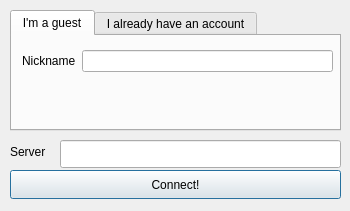
<?xml version="1.0" encoding="UTF-8"?>
<ui version="4.0">
 <class>ConnectToServerDialog</class>
 <widget class="QDialog" name="ConnectToServerDialog">
  <property name="geometry">
   <rect>
    <x>0</x>
    <y>0</y>
    <width>350</width>
    <height>211</height>
   </rect>
  </property>
  <property name="windowTitle">
   <string>Connect to server</string>
  </property>
  <widget class="QPushButton" name="connectButton">
   <property name="geometry">
    <rect>
     <x>10</x>
     <y>170</y>
     <width>331</width>
     <height>29</height>
    </rect>
   </property>
   <property name="text">
    <string>Connect!</string>
   </property>
  </widget>
  <widget class="QTabWidget" name="guestOrAccountTabs">
   <property name="geometry">
    <rect>
     <x>10</x>
     <y>10</y>
     <width>331</width>
     <height>121</height>
    </rect>
   </property>
   <property name="currentIndex">
    <number>0</number>
   </property>
   <widget class="QWidget" name="tabGuest">
    <attribute name="title">
     <string>I'm a guest</string>
    </attribute>
    <widget class="QWidget" name="">
     <property name="geometry">
      <rect>
       <x>10</x>
       <y>10</y>
       <width>311</width>
       <height>30</height>
      </rect>
     </property>
     <layout class="QGridLayout" name="gridLayout">
      <item row="0" column="0">
       <widget class="QLabel" name="labelNIckname">
        <property name="text">
         <string>Nickname</string>
        </property>
       </widget>
      </item>
      <item row="0" column="1">
       <widget class="QLineEdit" name="lineNickname"/>
      </item>
     </layout>
    </widget>
   </widget>
   <widget class="QWidget" name="tabAccount">
    <attribute name="title">
     <string>I already have an account</string>
    </attribute>
    <widget class="QWidget" name="">
     <property name="geometry">
      <rect>
       <x>10</x>
       <y>10</y>
       <width>311</width>
       <height>65</height>
      </rect>
     </property>
     <layout class="QGridLayout" name="gridLayout_2">
      <item row="0" column="0">
       <widget class="QLabel" name="labelUsername">
        <property name="text">
         <string>Username</string>
        </property>
       </widget>
      </item>
      <item row="0" column="1">
       <widget class="QLineEdit" name="lineUsername"/>
      </item>
      <item row="1" column="0">
       <widget class="QLabel" name="labelPassword">
        <property name="text">
         <string>Password</string>
        </property>
       </widget>
      </item>
      <item row="1" column="1">
       <widget class="QLineEdit" name="linePassword">
        <property name="echoMode">
         <enum>QLineEdit::EchoMode::Password</enum>
        </property>
       </widget>
      </item>
     </layout>
    </widget>
   </widget>
  </widget>
  <widget class="QLineEdit" name="lineServer">
   <property name="geometry">
    <rect>
     <x>60</x>
     <y>140</y>
     <width>281</width>
     <height>28</height>
    </rect>
   </property>
  </widget>
  <widget class="QLabel" name="labelServer">
   <property name="geometry">
    <rect>
     <x>10</x>
     <y>141</y>
     <width>41</width>
     <height>21</height>
    </rect>
   </property>
   <property name="text">
    <string>Server</string>
   </property>
  </widget>
 </widget>
 <resources/>
 <connections/>
</ui>
